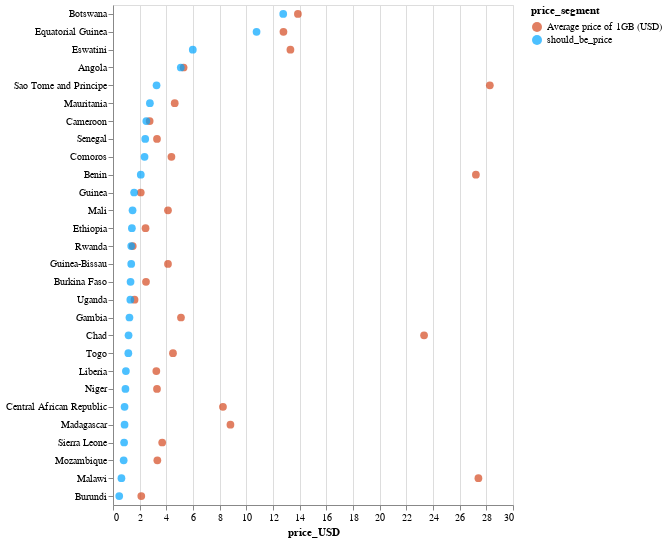

This figure's notebook cell:
### Code cell
alt.Chart(too_expensive_reduced_melted).mark_circle(size=60).encode(
    alt.X('price_USD'),
    alt.Y('country:N', title='', sort={"encoding": "x", "order": "descending"}),
    #tooltip=['country', 'Average price of 1GB (USD)'],
    color=alt.Color('price_segment:N',scale=alt.Scale(domain=['Average price of 1GB (USD)', 'should_be_price'],range=["#D44820", "#00A5FF"]))
).interactive().properties(width=400, height=500)

### Figure 1 — Vega-Lite specification as saved in the notebook (floating-point values rounded to 4 significant figures)
{"$schema": "https://vega.github.io/schema/vega-lite/v3.4.0.json", "config": {"mark": {"tooltip": null}, "view": {"height": 300, "width": 400}}, "data": {"name": "data-06236092b7d9beaed5a16a40bdca8a4d"}, "datasets": {"data-06236092b7d9beaed5a16a40bdca8a4d": [{"country": "Rwanda", "price_USD": 1.481, "price_segment": "Average price of 1GB (USD)"}, {"country": "Uganda", "price_USD": 1.615, "price_segment": "Average price of 1GB (USD)"}, {"country": "Guinea", "price_USD": 2.083, "price_segment": "Average price of 1GB (USD)"}, {"country": "Burundi", "price_USD": 2.122, "price_segment": "Average price of 1GB (USD)"}, {"country": "Ethiopia", "price_USD": 2.441, "price_segment": "Average price of 1GB (USD)"}, {"country": "Burkina Faso", "price_USD": 2.474, "price_segment": "Average price of 1GB (USD)"}, {"country": "Cameroon", "price_USD": 2.749, "price_segment": "Average price of 1GB (USD)"}, {"country": "Liberia", "price_USD": 3.25, "price_segment": "Average price of 1GB (USD)"}, {"country": "Niger", "price_USD": 3.299, "price_segment": "Average price of 1GB (USD)"}, {"country": "Senegal", "price_USD": 3.299, "price_segment": "Average price of 1GB (USD)"}, {"country": "Mozambique", "price_USD": 3.327, "price_segment": "Average price of 1GB (USD)"}, {"country": "Sierra Leone", "price_USD": 3.69, "price_segment": "Average price of 1GB (USD)"}, {"country": "Guinea-Bissau", "price_USD": 4.124, "price_segment": "Average price of 1GB (USD)"}, {"country": "Mali", "price_USD": 4.124, "price_segment": "Average price of 1GB (USD)"}, {"country": "Comoros", "price_USD": 4.383, "price_segment": "Average price of 1GB (USD)"}, {"country": "Togo", "price_USD": 4.499, "price_segment": "Average price of 1GB (USD)"}, {"country": "Mauritania", "price_USD": 4.629, "price_segment": "Average price of 1GB (USD)"}, {"country": "Gambia", "price_USD": 5.098, "price_segment": "Average price of 1GB (USD)"}, {"country": "Angola", "price_USD": 5.295, "price_segment": "Average price of 1GB (USD)"}, {"country": "Central African Republic", "price_USD": 8.248, "price_segment": "Average price of 1GB (USD)"}, {"country": "Madagascar", "price_USD": 8.807, "price_segment": "Average price of 1GB (USD)"}, {"country": "Equatorial Guinea", "price_USD": 12.78, "price_segment": "Average price of 1GB (USD)"}, {"country": "Eswatini", "price_USD": 13.31, "price_segment": "Average price of 1GB (USD)"}, {"country": "Botswana", "price_USD": 13.87, "price_segment": "Average price of 1GB (USD)"}, {"country": "Chad", "price_USD": 23.33, "price_segment": "Average price of 1GB (USD)"}, {"country": "Benin", "price_USD": 27.22, "price_segment": "Average price of 1GB (USD)"}, {"country": "Malawi", "price_USD": 27.41, "price_segment": "Average price of 1GB (USD)"}, {"country": "Sao Tome and Principe", "price_USD": 28.26, "price_segment": "Average price of 1GB (USD)"}, {"country": "Rwanda", "price_USD": 1.367, "price_segment": "should_be_price"}, {"country": "Uganda", "price_USD": 1.3, "price_segment": "should_be_price"}, {"country": "Guinea", "price_USD": 1.583, "price_segment": "should_be_price"}, {"country": "Burundi", "price_USD": 0.4667, "price_segment": "should_be_price"}, {"country": "Ethiopia", "price_USD": 1.417, "price_segment": "should_be_price"}, {"country": "Burkina Faso", "price_USD": 1.317, "price_segment": "should_be_price"}, {"country": "Cameroon", "price_USD": 2.5, "price_segment": "should_be_price"}, {"country": "Liberia", "price_USD": 0.9667, "price_segment": "should_be_price"}, {"country": "Niger", "price_USD": 0.9333, "price_segment": "should_be_price"}, {"country": "Senegal", "price_USD": 2.417, "price_segment": "should_be_price"}, {"country": "Mozambique", "price_USD": 0.8, "price_segment": "should_be_price"}, {"country": "Sierra Leone", "price_USD": 0.8333, "price_segment": "should_be_price"}, {"country": "Guinea-Bissau", "price_USD": 1.367, "price_segment": "should_be_price"}, {"country": "Mali", "price_USD": 1.467, "price_segment": "should_be_price"}, {"country": "Comoros", "price_USD": 2.367, "price_segment": "should_be_price"}, {"country": "Togo", "price_USD": 1.15, "price_segment": "should_be_price"}, {"country": "Mauritania", "price_USD": 2.767, "price_segment": "should_be_price"}, {"country": "Gambia", "price_USD": 1.233, "price_segment": "should_be_price"}, {"country": "Angola", "price_USD": 5.083, "price_segment": "should_be_price"}, {"country": "Central African Republic", "price_USD": 0.8667, "price_segment": "should_be_price"}, {"country": "Madagascar", "price_USD": 0.8667, "price_segment": "should_be_price"}, {"country": "Equatorial Guinea", "price_USD": 10.77, "price_segment": "should_be_price"}, {"country": "Eswatini", "price_USD": 5.983, "price_segment": "should_be_price"}, {"country": "Botswana", "price_USD": 12.77, "price_segment": "should_be_price"}, {"country": "Chad", "price_USD": 1.167, "price_segment": "should_be_price"}, {"country": "Benin", "price_USD": 2.083, "price_segment": "should_be_price"}, {"country": "Malawi", "price_USD": 0.6333, "price_segment": "should_be_price"}, {"country": "Sao Tome and Principe", "price_USD": 3.267, "price_segment": "should_be_price"}]}, "encoding": {"color": {"field": "price_segment", "scale": {"domain": ["Average price of 1GB (USD)", "should_be_price"], "range": ["#D44820", "#00A5FF"]}, "type": "nominal"}, "x": {"field": "price_USD", "type": "quantitative"}, "y": {"field": "country", "sort": {"encoding": "x", "order": "descending"}, "title": "", "type": "nominal"}}, "height": 500, "mark": {"size": 60, "type": "circle"}, "selection": {"selector004": {"bind": "scales", "encodings": ["x", "y"], "type": "interval"}}, "width": 400}
